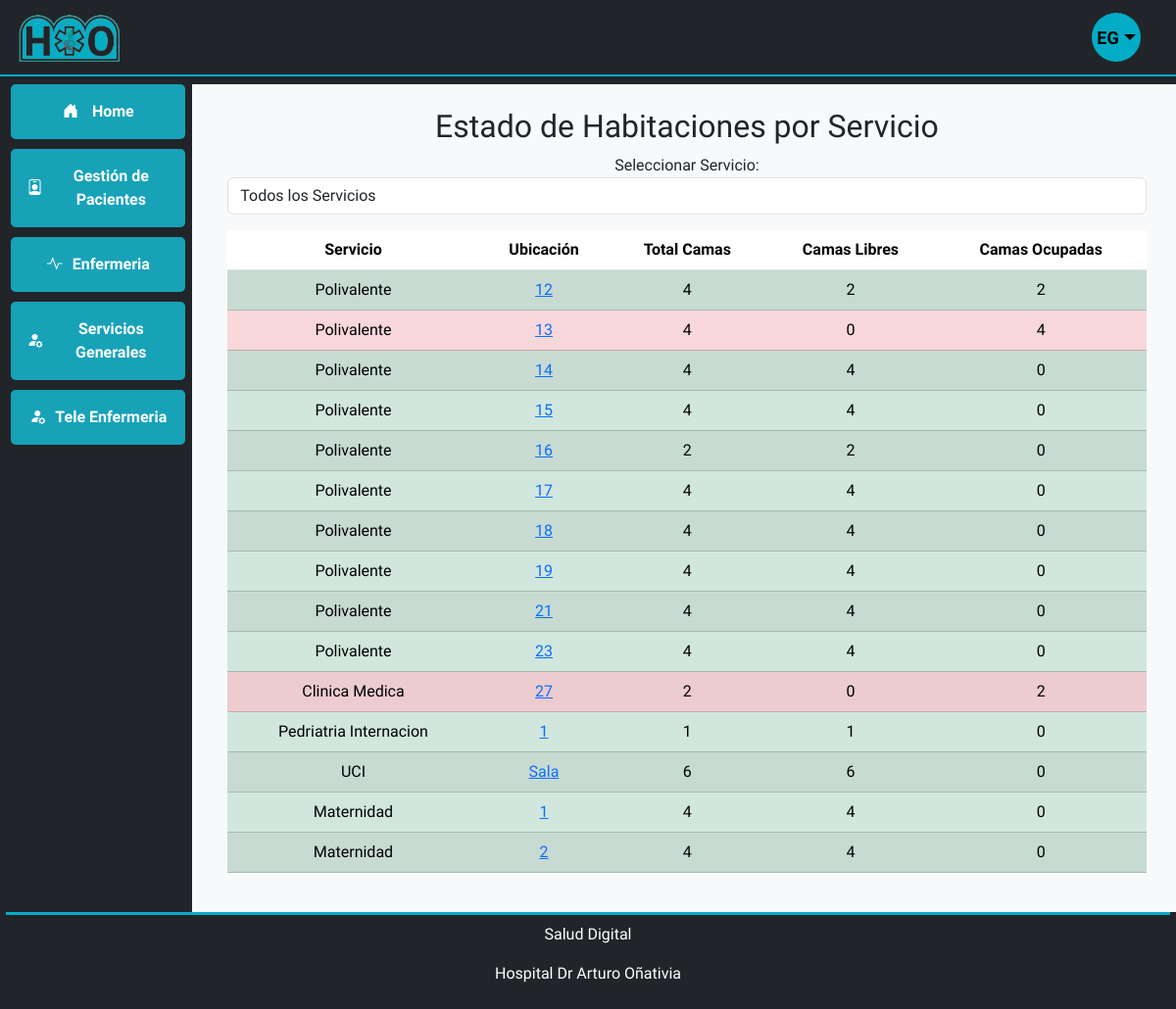
The app's page /habitaciones-por-servicio/ (signed in) with its own data.
### users/models.py (models this page shows, shortened)
class User(AbstractUser, PermissionsMixin):
    first_name = None  # Sobrescribir el campo first_name de AbstractUser
    last_name = None   # Sobrescribir el campo last_name de AbstractUser
    username = None
    name = models.CharField(
        gettext_lazy('First name'), max_length=30, blank=False, null=False
    )
    lastname = models.CharField(
        gettext_lazy('Last name'), max_length=30, blank=False, null=False
    )
    cellphone = models.CharField(
        gettext_lazy('Cellphone'), max_length=10, blank=True, null=True
    )
    email = models.EmailField(
        gettext_lazy('Email'), max_length=254, unique=True, null=False
    )
    uuid = models.UUIDField(unique=True, default=uuid.uuid4, editable=False)
    date_joined = models.DateTimeField(gettext_lazy('Date joined'), auto_now_add=True)
    is_staff = models.BooleanField(gettext_lazy('Staff'), default=False, help_text=gettext_lazy('Designates whether the user can log into this admin site.'))
    is_active = models.BooleanField(gettext_lazy('Active'), default=False)
    servicio = models.CharField(gettext_lazy('Service'), max_length=30, blank=True, null=True)
    cargo = models.CharField(gettext_lazy('Cargo'), max_length=30, blank=True, null=True)
    objects = UserManager()
    USERNAME_FIELD = "email"
    REQUIRED_FIELDS = ["name", "lastname"]
    class Meta:
        verbose_name = gettext_lazy('user')
        verbose_name_plural = gettext_lazy('users')

### gestioncamas/models.py (models this page shows, shortened)
class Servicio(models.Model):
    nombre = models.CharField(max_length=100)
    descripcion = models.TextField()
    color_identificativo = models.CharField(max_length=7)
    orden_visualizacion = models.IntegerField()
    capacidad_total = models.IntegerField()
    nivel_alerta_ocupacion = models.IntegerField()
    activo = models.BooleanField(default=True)
    created_at = models.DateTimeField(auto_now_add=True)
    updated_at = models.DateTimeField(auto_now=True)

class Ubicacion(models.Model):
    TIPO_CHOICES = [("HABITACION", "Habitación"), ("AREA", "Área")]
    servicio = models.ForeignKey(Servicio, on_delete=models.CASCADE)
    nombre = models.CharField(max_length=100)
    tipo = models.CharField(choices=TIPO_CHOICES, max_length=10)
    capacidad = models.IntegerField()
    notas = models.TextField(blank=True)
    activo = models.BooleanField(default=True)
    created_at = models.DateTimeField(auto_now_add=True)
    updated_at = models.DateTimeField(auto_now=True)

### gestioncamas/views.py (the view)
@login_required
def habitaciones_por_servicio(request):
    servicios = Servicio.objects.all()
    data = []
    for servicio in servicios:
        ubicaciones = (
            servicio.ubicacion_set.all()
        )  # Obtener todas las ubicaciones asociadas al servicio
        for ubicacion in ubicaciones:
            camas = ubicacion.cama_set.all()  # Obtener todas las camas de la ubicación
            total_camas = camas.count()
            camas_libres = camas.filter(estado="LIBRE").count()
            camas_ocupadas = total_camas - camas_libres
            if camas_libres > 0:
                color = "green"  # Hay camas libres
            else:
                color = "red"  # Todas las camas están ocupadas
            data.append(
                {
                    "servicio": servicio,
                    "ubicacion": ubicacion,
                    "total_camas": total_camas,
                    "camas_libres": camas_libres,
                    "camas_ocupadas": camas_ocupadas,
                    "color": color,
                }
            )
    return render(
        request,
        "gestioncamas/habitaciones_por_servicio.html",
        {"data": data, "servicios": servicios},
    )

### gestioncamas/templates/gestioncamas/habitaciones_por_servicio.html (shortened to what this page needs)
{% extends 'base.html' %}  {% block main_content %}
<div class="container">
  <h2>Estado de Habitaciones por Servicio</h2>
  <div class="form-group">
    <label for="servicio">Seleccionar Servicio:</label>
    <select name="servicio" id="servicio" class="form-control">
      <option value="">Todos los Servicios</option>
    </select>
  </div>
  <table class="table table-striped mt-3" id="estado-habitaciones">
    <thead>
      <tr>
        <th>Servicio</th>
        <th>Ubicación</th>
        <th>Total Camas</th>
        <th>Camas Libres</th>
        <th>Camas Ocupadas</th>
      </tr>
    </thead>
    <tbody>
      {% for item in data %}
      <tr
        class="fila-servicio {% if item.camas_libres == 0 %} table-danger {% elif item.camas_libres > 0 %} table-success {% else %} table-warning {% endif %}"
        data-servicio-id="{{ item.servicio.id }}"
      >
        <td>{{ item.servicio.nombre }}</td>
        <td>
          <a href="{% url 'ubicacion_detalle' item.ubicacion.id %}"
            >{{ item.ubicacion.nombre }}</a
          >
        </td>
        <td>{{ item.total_camas }}</td>
        <td>{{ item.camas_libres }}</td>
        <td>{{ item.camas_ocupadas }}</td>
      </tr>
      {% endfor %}
    </tbody>
  </table>
</div>
{% endblock %}

### templates/base.html (shortened to what this page needs)
{% load static %}
<!DOCTYPE html>
<html lang="en">
  <head>
    <link
      href="https://cdn.jsdelivr.net/npm/bootstrap@5.3.3/dist/css/bootstrap.min.css"
      rel="stylesheet"
    />
    <link
      rel="stylesheet"
      href="https://cdn.jsdelivr.net/npm/bootstrap-icons@1.11.3/font/bootstrap-icons.min.css"
    />
    <link rel="stylesheet" href="{% static 'css/style.css' %}" />
  </head>
  <body class="bg-dark">
    <nav
      class="navbar navbar-dark bg-dark navbar-expand-lg fixed-top custom-border-bottom mr-1"
    >
      <div class="container-fluid">
        <a class="navbar-brand" href="#"
          ><img
            src="{% static 'imagenes/icono.png' %}"
            alt=""
            size="100"
            height="50"
        /></a>
        <div
          class="offcanvas offcanvas-end text-bg-dark"
          tabindex="-1"
          id="offcanvasDarkNavbar"
          aria-labelledby="offcanvasDarkNavbarLabel"
        >
          <div class="offcanvas-body">
            <ul class="navbar-nav justify-content-end flex-grow-1 pe-3">
                <li class="nav-item mx-lg-2 d-lg-block d-none ms-auto" style="list-style: none;">
                    <div class="dropdown">
                        <div class="user-circle dropdown-toggle" type="button" data-bs-toggle="dropdown" aria-expanded="false">
                          <span id="userInitials" class="user-initials">
                            {% if user.is_authenticated %}
                                {{ user.name|slice:":1" }}{{ user.lastname|slice:":1" }}
                            {% else %}
                                HO
                            {% endif %}
                        </span>
                        </div>
                    </div>
                </li>
            </ul>
          </div>
        </div>
      </div>
    </nav>
    <main class="main-content">
      <div class="row max-expanded-width mg-auto flex-grow">
        <div
          class="menu col-sm-3 col-lg-2 bg-dark d-none d-lg-block text-center align-items-center"
        >
          <div class="box align-items-center justify-content-center">
            <a
              href="{% url 'gestioncamas:dashboard' %}"
              class="text-decoration-none text-white w-100"
            >
              <i class="bi bi-house-door-fill"></i> Home
            </a>
          </div>
          <div
            class="box align-items-center justify-content-center"
            id="Servicios"
            onclick="submenu('subServicios')"
          >
            <i class="bi bi-person-badge"></i> Gestión de Pacientes
          </div>
          <div
            class="box align-items-center justify-content-center w-100"
            id="Enfermeria"
            onclick="submenu('subEnfermeria')"
          >
            <i class="bi bi-activity"></i> Enfermeria
          </div>
          <div
            class="box align-items-center justify-content-center w-100"
            id="serviciosGenerales"
            onclick="submenu('subServiciosGenerales')"
          >
            <i class="bi bi-person-fill-gear"></i> Servicios Generales
          </div>
              <div
              class="box align-items-center justify-content-center w-100"
              id="teleenfermeria"
              onclick="submenu('subTeleenfermeria')"
            >
              <i class="bi bi-person-fill-gear"></i> Tele Enfermeria
            </div>
        </div>
        <div
          class="contenido-principal col-m-12 col-lg-10 bg-light align-items-center"
        >
          <div class="row max-expanded-width mg-auto flex-grow text-center">
            <div class="container p-4">
              {% block main_content %} {% endblock %}
            </div>
          </div>
        </div>
      </div>
    </main>
    <footer class="bg-dark text-center">
      <div class="text-white">
        <p>Salud Digital</p>
        <p>Hospital Dr Arturo Oñativia</p>
      </div>
    </footer>
  </body>
</html>

### static/css/style.css (style rules this page uses)
html, body { height: 100%; margin: 0.2rem; font-family: "Roboto Condensed", sans-serif; }
body { display: flex; flex-direction: column; }
main { flex-grow: 1; display: flex; flex-direction: column; }
.row.max-expanded-width { flex-grow: 1; display: flex; }
.col-sm-3, .col-lg-2 { height: 100%; }
.box { width: 100%; padding: 1rem; background-color: #17a2b8; color: white; margin-left: 5px; border-radius: 5px; margin-bottom: 10px; font-size: 1rem; font-weight: 600; text-align: center; cursor: pointer; display: flex; align-items: center; justify-content: center; transition: background-color 0.3s ease; }
.box i { margin-right: 10px; }
footer { padding: 0.5rem; margin: 0; border-top: solid 3px #02ACC6; }
.main-content { margin-top: 5rem; }
.custom-border-bottom { border-bottom: 2px solid #02ACC6; }
.user-circle { width: 50px; height: 50px; border-radius: 50%; background-color: #02ACC6; display: flex; justify-content: center; align-items: center; font-size: 20px; color: black; font-weight: bold; cursor: pointer; }
.user-initials { text-transform: uppercase; font-size: 18px; }

### records on screen
User: name "E", lastname "G"
Servicio: servicio.nombre "Polivalente", ubicacion.nombre "12", total_camas "4", camas_libres "2", camas_ocupadas "2", ubicacion.nombre "13", camas_libres "0", camas_ocupadas "4", ubicacion.nombre "14", camas_libres "4", camas_ocupadas "0", ubicacion.nombre "15", ubicacion.nombre "16", total_camas "2", ubicacion.nombre "17", ubicacion.nombre "18", ubicacion.nombre "19", ubicacion.nombre "21", ubicacion.nombre "23"
Servicio: servicio.nombre "Clinica Medica", ubicacion.nombre "27", total_camas "2", camas_libres "0", camas_ocupadas "2"
Servicio: servicio.nombre "Pedriatria Internacion", ubicacion.nombre "1", total_camas "1", camas_libres "1", camas_ocupadas "0"
Servicio: servicio.nombre "UCI", ubicacion.nombre "Sala", total_camas "6", camas_libres "6", camas_ocupadas "0"
Servicio: servicio.nombre "Maternidad", ubicacion.nombre "1", total_camas "4", camas_libres "4", camas_ocupadas "0", ubicacion.nombre "2"
